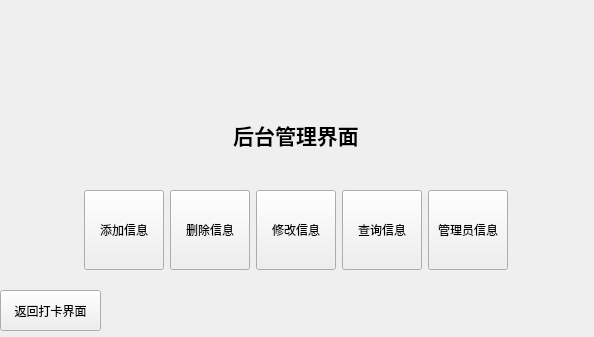
<?xml version="1.0" encoding="UTF-8"?>
<ui version="4.0">
 <class>ManageControl</class>
 <widget class="QWidget" name="ManageControl">
  <property name="geometry">
   <rect>
    <x>0</x>
    <y>0</y>
    <width>594</width>
    <height>337</height>
   </rect>
  </property>
  <property name="windowTitle">
   <string>Form</string>
  </property>
  <widget class="QPushButton" name="pbn_back">
   <property name="geometry">
    <rect>
     <x>0</x>
     <y>290</y>
     <width>101</width>
     <height>41</height>
    </rect>
   </property>
   <property name="text">
    <string>返回打卡界面</string>
   </property>
  </widget>
  <widget class="QLabel" name="label">
   <property name="geometry">
    <rect>
     <x>90</x>
     <y>0</y>
     <width>400</width>
     <height>100</height>
    </rect>
   </property>
   <property name="minimumSize">
    <size>
     <width>300</width>
     <height>70</height>
    </size>
   </property>
   <property name="text">
    <string/>
   </property>
   <property name="pixmap">
    <pixmap resource="Resource.qrc">:/Images/log.png</pixmap>
   </property>
   <property name="scaledContents">
    <bool>true</bool>
   </property>
   <property name="wordWrap">
    <bool>true</bool>
   </property>
   <property name="openExternalLinks">
    <bool>false</bool>
   </property>
  </widget>
  <widget class="QWidget" name="">
   <property name="geometry">
    <rect>
     <x>0</x>
     <y>100</y>
     <width>591</width>
     <height>71</height>
    </rect>
   </property>
   <layout class="QHBoxLayout" name="horizontalLayout">
    <item>
     <spacer name="horizontalSpacer_2">
      <property name="orientation">
       <enum>Qt::Horizontal</enum>
      </property>
      <property name="sizeHint" stdset="0">
       <size>
        <width>40</width>
        <height>20</height>
       </size>
      </property>
     </spacer>
    </item>
    <item>
     <widget class="QLabel" name="lb_sysName">
      <property name="text">
       <string>&lt;html&gt;&lt;head/&gt;&lt;body&gt;&lt;p align=&quot;center&quot;&gt;&lt;span style=&quot; font-size:16pt; font-weight:600;&quot;&gt;后台管理界面&lt;/span&gt;&lt;/p&gt;&lt;/body&gt;&lt;/html&gt;</string>
      </property>
     </widget>
    </item>
    <item>
     <spacer name="horizontalSpacer">
      <property name="orientation">
       <enum>Qt::Horizontal</enum>
      </property>
      <property name="sizeHint" stdset="0">
       <size>
        <width>40</width>
        <height>20</height>
       </size>
      </property>
     </spacer>
    </item>
   </layout>
  </widget>
  <widget class="QWidget" name="">
   <property name="geometry">
    <rect>
     <x>0</x>
     <y>180</y>
     <width>591</width>
     <height>101</height>
    </rect>
   </property>
   <layout class="QHBoxLayout" name="horizontalLayout_2">
    <item>
     <spacer name="horizontalSpacer_4">
      <property name="orientation">
       <enum>Qt::Horizontal</enum>
      </property>
      <property name="sizeHint" stdset="0">
       <size>
        <width>40</width>
        <height>20</height>
       </size>
      </property>
     </spacer>
    </item>
    <item>
     <widget class="QPushButton" name="ptn_addCard">
      <property name="minimumSize">
       <size>
        <width>80</width>
        <height>80</height>
       </size>
      </property>
      <property name="text">
       <string>添加信息</string>
      </property>
     </widget>
    </item>
    <item>
     <widget class="QPushButton" name="ptn_deleteCard">
      <property name="minimumSize">
       <size>
        <width>80</width>
        <height>80</height>
       </size>
      </property>
      <property name="text">
       <string>删除信息</string>
      </property>
     </widget>
    </item>
    <item>
     <widget class="QPushButton" name="ptn_editCard">
      <property name="minimumSize">
       <size>
        <width>80</width>
        <height>80</height>
       </size>
      </property>
      <property name="text">
       <string>修改信息</string>
      </property>
     </widget>
    </item>
    <item>
     <widget class="QPushButton" name="ptn_searchCard">
      <property name="minimumSize">
       <size>
        <width>80</width>
        <height>80</height>
       </size>
      </property>
      <property name="text">
       <string>查询信息</string>
      </property>
     </widget>
    </item>
    <item>
     <widget class="QPushButton" name="ptn_systemManage">
      <property name="minimumSize">
       <size>
        <width>80</width>
        <height>80</height>
       </size>
      </property>
      <property name="text">
       <string>管理员信息</string>
      </property>
     </widget>
    </item>
    <item>
     <spacer name="horizontalSpacer_3">
      <property name="orientation">
       <enum>Qt::Horizontal</enum>
      </property>
      <property name="sizeHint" stdset="0">
       <size>
        <width>40</width>
        <height>20</height>
       </size>
      </property>
     </spacer>
    </item>
   </layout>
  </widget>
 </widget>
 <resources>
  <include location="Resource.qrc"/>
 </resources>
 <connections/>
</ui>
